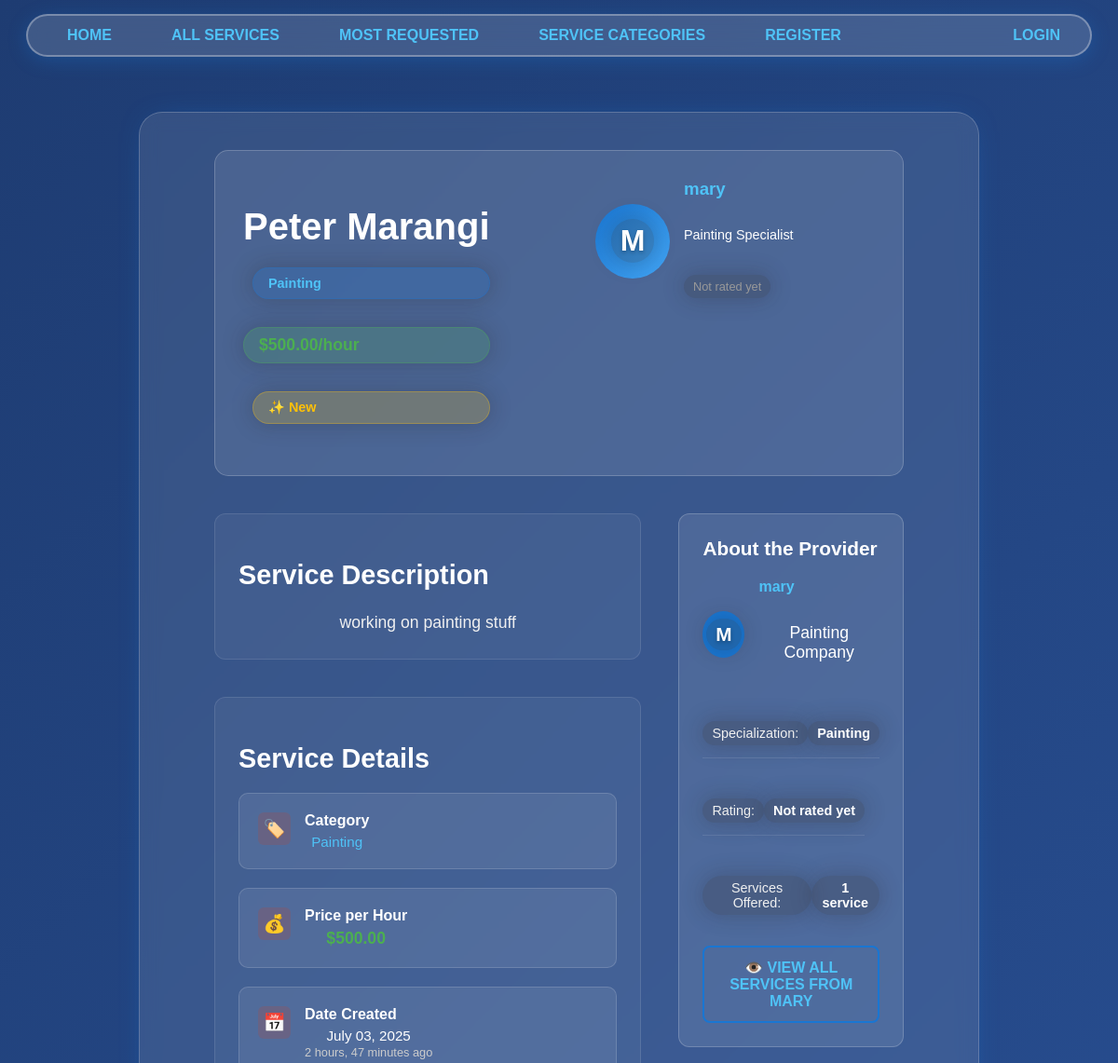
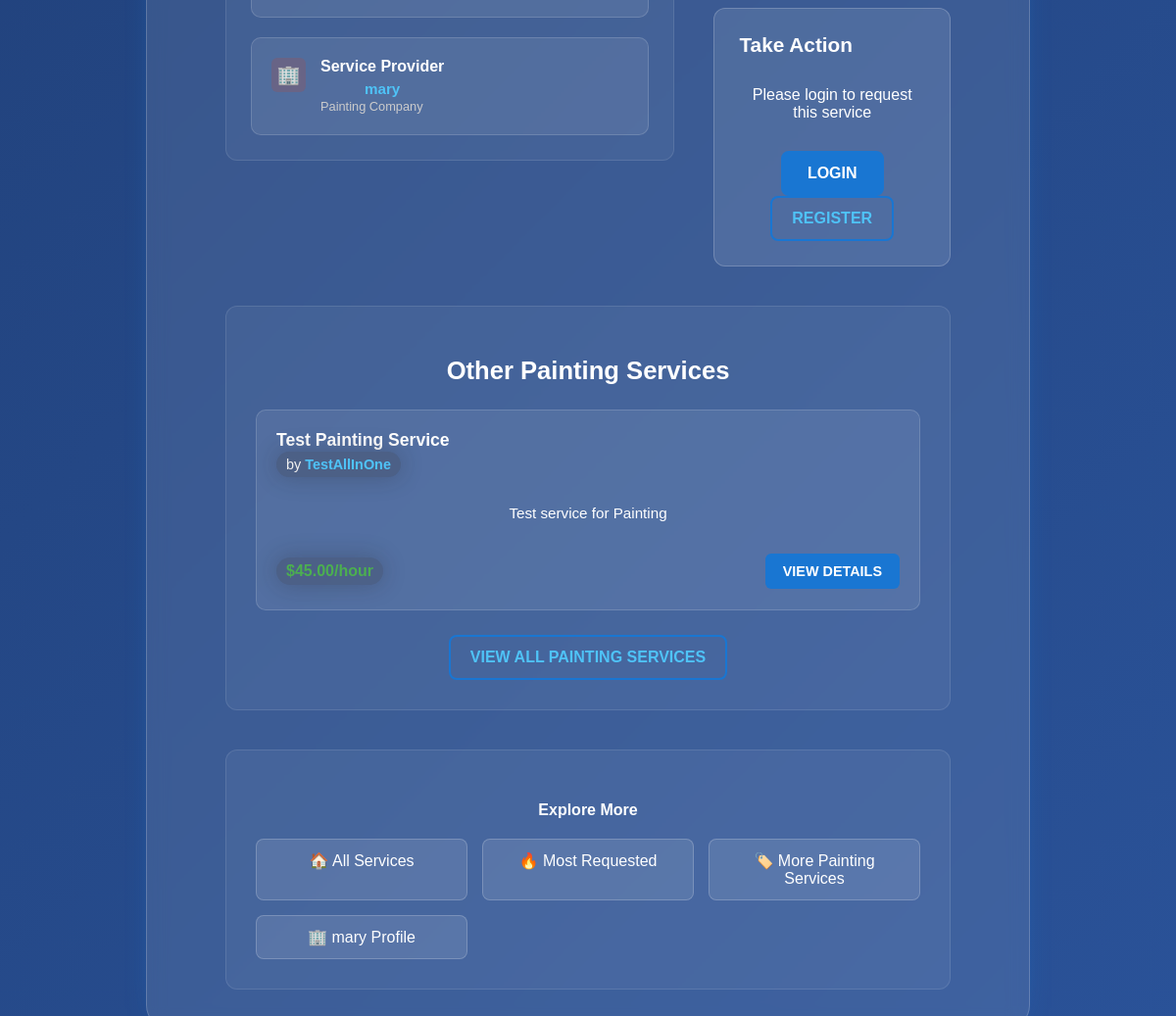
Page /services/18 on the committed database (2 pictures, top to bottom).
### services/models.py (models this page shows, shortened)
class Service(models.Model):
    FIELD_CHOICES = [
        ("Air Conditioner", "Air Conditioner"),
        ("Carpentry", "Carpentry"),
        ("Electricity", "Electricity"),
        ("Gardening", "Gardening"),
        ("Home Machines", "Home Machines"),
        ("Housekeeping", "Housekeeping"),
        ("Interior Design", "Interior Design"),
        ("Locks", "Locks"),
        ("Painting", "Painting"),
        ("Plumbing", "Plumbing"),
        ("Water Heaters", "Water Heaters"),
    ]
    company = models.ForeignKey(Company, on_delete=models.CASCADE)  # Company association
    name = models.CharField(max_length=40)  # Service name
    description = models.TextField()  # Service description
    price_hour = models.DecimalField(decimal_places=2, max_digits=8, validators=[MinValueValidator(0.00)])  # Price field
    field = models.CharField(max_length=30, choices=FIELD_CHOICES)  # Service field/category
    date_created = models.DateTimeField(auto_now_add=True)  # Date created for display

### users/models.py (models this page shows)
class Company(models.Model):
    FIELD_CHOICES = [
        ("Air Conditioner", "Air Conditioner"),
        ("All in One", "All in One"),  # Special company type - can create any service type
        ("Carpentry", "Carpentry"),
        ("Electricity", "Electricity"),
        ("Gardening", "Gardening"),
        ("Home Machines", "Home Machines"),
        ("Housekeeping", "Housekeeping"),
        ("Interior Design", "Interior Design"),
        ("Locks", "Locks"),
        ("Painting", "Painting"),
        ("Plumbing", "Plumbing"),
        ("Water Heaters", "Water Heaters"),
    ]
    user = models.OneToOneField(User, on_delete=models.CASCADE, primary_key=True)
    field_of_work = models.CharField(max_length=70, choices=FIELD_CHOICES)  # Required field of work
    rating = models.IntegerField(validators=[MinValueValidator(0), MaxValueValidator(5)], default=0)  # Company rating system

class User(AbstractUser):
    email = models.EmailField(unique=True)  # Email uniqueness validation
    is_company = models.BooleanField(default=False)  # Company user type
    is_customer = models.BooleanField(default=False)  # Customer user type

### services/views.py (the view)
# urls.py: path('<int:id>', v.index, name='index'),
def index(request, id):
    service = get_object_or_404(Service, id=id)  # Individual service page access
    other_services = Service.objects.filter(
        company=service.company
    ).exclude(id=service.id).order_by('-date_created')[:3]
    related_services = Service.objects.filter(
        field=service.field
    ).exclude(id=service.id).order_by('-date_created')[:3]
    context = {
        'service': service,  # Service with all required info
        'other_services': other_services,
        'related_services': related_services,
    }
    return render(request, "services/single_service.html", context)

### services/templates/services/single_service.html (shortened to what this page needs)
{% extends 'main/base.html' %}
{% block content %}
    <div class="service-detail-container">
        <div class="service-detail-header">
            <div class="service-title-section">
                <h1>{{ service.name }}</h1>
                <div class="service-meta">
                    <span class="category-badge">{{ service.field }}</span>
                    <span class="price-badge">${{ service.price_hour }}/hour</span>
                    {% if service.date_created|timesince < "7 days" %}
                        <span class="new-badge">✨ New</span>
                    {% endif %}
                </div>
            </div>
            <div class="service-company-preview">
                <div class="company-avatar">
                    <span class="company-initial">{{ service.company.user.username|first|upper }}</span>
                </div>
                <div class="company-info-preview">
                    <h3><a href="/company/{{ service.company.user.username }}" class="company-link">{{ service.company.user.username }}</a></h3>
                    <p class="company-specialization">{{ service.company.field_of_work }} Specialist</p>
                    <div class="company-rating">
                        {% if service.company.rating > 0 %}
                            <span class="rating-stars">
                                {% for i in "12345" %}
                                    {% if forloop.counter <= service.company.rating %}
                                        ⭐
                                    {% else %}
                                        ☆
                                    {% endif %}
                                {% endfor %}
                            </span>
                            <span class="rating-text">{{ service.company.rating }}/5</span>
                        {% else %}
                            <span class="no-rating">Not rated yet</span>
                        {% endif %}
                    </div>
                </div>
            </div>
        </div>
        <div class="service-content">
            <div class="service-main">
                <div class="service-description-section">
                    <h2>Service Description</h2>
                    <div class="description-content">
                        <p>{{ service.description }}</p>
                    </div>
                </div>
                <div class="service-details-section">
                    <h2>Service Details</h2>
                    <div class="details-grid">
                        <div class="detail-card">
                            <div class="detail-icon">🏷️</div>
                            <div class="detail-content">
                                <h4>Category</h4>
                                <p><a href="/services/{{ service.field|slugify }}/">{{ service.field }}</a></p>
                            </div>
                        </div>
                        <div class="detail-card">
                            <div class="detail-icon">💰</div>
                            <div class="detail-content">
                                <h4>Price per Hour</h4>
                                <p class="price-highlight">${{ service.price_hour }}</p>
                            </div>
                        </div>
                        <div class="detail-card">
                            <div class="detail-icon">📅</div>
                            <div class="detail-content">
                                <h4>Date Created</h4>
                                <p>{{ service.date_created|date:"F d, Y" }}</p>
                                <small>{{ service.date_created|timesince }} ago</small>
                            </div>
                        </div>
                        <div class="detail-card">
                            <div class="detail-icon">🏢</div>
                            <div class="detail-content">
                                <h4>Service Provider</h4>
                                <p><a href="/company/{{ service.company.user.username }}" class="company-link">{{ service.company.user.username }}</a></p>
                                <small>{{ service.company.field_of_work }} Company</small>
                            </div>
                        </div>
                    </div>
                </div>
            </div>
            <div class="service-sidebar">
                <div class="company-card">
                    <h3>About the Provider</h3>
                    <div class="company-details">
                        <div class="company-header">
                            <div class="company-avatar-large">
                                <span class="company-initial">{{ service.company.user.username|first|upper }}</span>
                            </div>
                            <div class="company-name-section">
                                <h4><a href="/company/{{ service.company.user.username }}" class="company-link">{{ service.company.user.username }}</a></h4>
                                <p class="company-type">{{ service.company.field_of_work }} Company</p>
                            </div>
                        </div>
                        <div class="company-stats">
                            <div class="stat-item">
                                <span class="stat-label">Specialization:</span>
                                <span class="stat-value">{{ service.company.field_of_work }}</span>
                            </div>
                            <div class="stat-item">
                                <span class="stat-label">Rating:</span>
                                <span class="stat-value">
                                    {% if service.company.rating > 0 %}
                                        {{ service.company.rating }}/5 ⭐
                                    {% else %}
                                        Not rated yet
                                    {% endif %}
                                </span>
                            </div>
                            <div class="stat-item">
                                <span class="stat-label">Services Offered:</span>
                                <span class="stat-value">{{ service.company.service_set.count }} service{{ service.company.service_set.count|pluralize }}</span>
                            </div>
                        </div>
                        <div class="company-actions">
                            <a href="/company/{{ service.company.user.username }}" class="btn btn-outline">
                                👁️ View All Services from {{ service.company.user.username }}
                            </a>
                        </div>
                    </div>
                </div>
                <div class="action-card">
                    <h3>Take Action</h3>
                    {% if user.is_authenticated %}
                        {% if user.is_customer %}
                            <a href="/services/{{ service.id }}/request_service/" class="btn btn-primary btn-large">
                                📞 Request This Service
                            </a>
                            <p class="action-note">Connect with {{ service.company.user.username }} for this service</p>
                        {% elif user.is_company and user == service.company.user %}
                            <div class="owner-section">
                                <p class="owner-badge">✅ This is your service</p>
                                <a href="/services/create/" class="btn btn-secondary">Create Another Service</a>
                            </div>
                        {% else %}
                            <div class="company-note">
                                <p>🏢 Only customers can request services</p>
                                <a href="/register/customer/" class="btn btn-outline">Register as Customer</a>
                            </div>
                        {% endif %}
                    {% else %}
                        <div class="login-section">
                            <p class="login-note">Please login to request this service</p>
                            <a href="/register/login/" class="btn btn-primary">Login</a>
                            <a href="/register/" class="btn btn-outline">Register</a>
                        </div>
                    {% endif %}
                </div>
            </div>
        </div>
        {% if related_services %}
        <div class="related-services-section">
            <h2>Other {{ service.field }} Services</h2>
            <div class="related-services-grid">
                {% for related_service in related_services %}
                    <div class="related-service-card">
                        <div class="related-service-header">
                            <h4><a href="/services/{{ related_service.id }}">{{ related_service.name }}</a></h4>
                            <span class="related-company">by <a href="/company/{{ related_service.company.user.username }}">{{ related_service.company.user.username }}</a></span>
                        </div>
                        <p class="related-description">{{ related_service.description|truncatewords:15 }}</p>
                        <div class="related-service-footer">
                            <span class="related-price">${{ related_service.price_hour }}/hour</span>
                            <a href="/services/{{ related_service.id }}" class="btn btn-small">View Details</a>
                        </div>
                    </div>
                {% endfor %}
            </div>
            <div class="view-all-category-services">
                <a href="/services/{{ service.field|slugify }}/" class="btn btn-outline">
                    View All {{ service.field }} Services
                </a>
            </div>
        </div>
        {% endif %}
        <div class="service-navigation">
            <div class="nav-section">
                <h4>Explore More</h4>
                <div class="nav-links">
                    <a href="/services/" class="nav-btn">🏠 All Services</a>
                    <a href="/services/most-requested/" class="nav-btn">🔥 Most Requested</a>
                    <a href="/services/{{ service.field|slugify }}/" class="nav-btn">🏷️ More {{ service.field }} Services</a>
                    <a href="/company/{{ service.company.user.username }}" class="nav-btn">🏢 {{ service.company.user.username }} Profile</a>
                </div>
            </div>
        </div>
    </div>
{% endblock %}

### rows in the picture
Service: name "Peter Marangi", field "Painting", price_hour "500.00", company.user.username|first "M", company.user.username "mary", company.field_of_work "Painting", description "working on painting stuff", date_created "July 03, 2025", date_created "2 hours, 47 minutes", company.service_set.count "1", company.user.username "MARY", field "PAINTING"
Service: name "Test Painting Service", company.user.username "TestAllInOne", description "Test service for Painting", price_hour "45.00"
